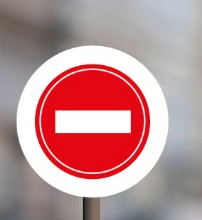
#> input picture data/samples/sign.jpg, 202 x 220 px, found by its file name
$ python inspect_images.py
#> lines starting #> are read from the running program, lines starting #| are printed output that depends on the picture
import cv2

#loading the image
image = cv2.imread("explainable-traffic-sign-classifier/data/samples/sign.jpg")
#> image is the input picture: shape (220, 202, 3); mean B, G, R 149.1, 146.7, 187.8

if image is None:
    print("Image not found!")
else:
    print("Image loaded successfully")
    print("Image dimensions:", image.shape)
#| Image dimensions: (220, 202, 3)

    cv2.imshow("Traffic Sign", image) #displaying the image
    cv2.waitKey(1000)
    cv2.destroyAllWindows()
    print(image.shape)
#| (220, 202, 3)
    print(image.dtype)
#| uint8
    print(image[0, 0])
#| [122 126 137]
    resized = cv2.resize(image, (224, 224)) #resizing the image to 224x224 pixels
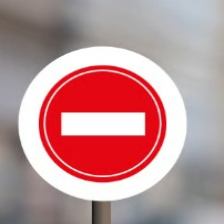
#> resized: shape (224, 224, 3); mean B, G, R 149, 146.6, 187.7
    print("Original shape:", image.shape)
#| Original shape: (220, 202, 3)
    print("Resized shape:", resized.shape)
#| Resized shape: (224, 224, 3)
    cropped = image[100:300, 200:400] #cropping the image to a specific region
    print("Cropped shape:", cropped.shape)
#| Cropped shape: (120, 2, 3)
'''
image.shape- Height, width, and channels
image.dtype- Data type used to store pixel values
image[0, 0]- Pixel values at the top-left corner
'''
